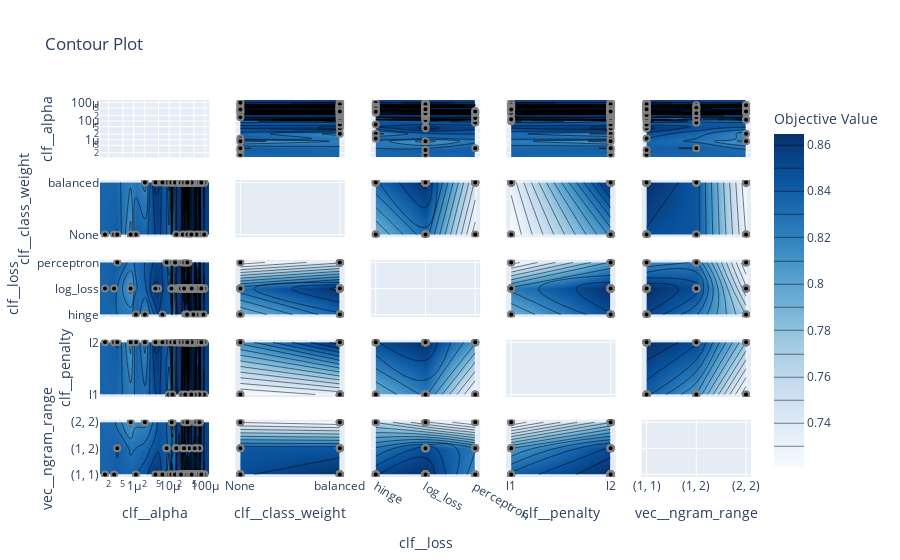

Source (notebook cell):
### Markdown cell above
*plot_contour(study)*

**Purpose:** This creates a contour plot to visualize the relationship between two or three hyperparameters.

**Insights:** It helps in understanding the interaction between parameters and can identify areas where the objective function (like accuracy or loss) is optimized. It's beneficial for pinpointing optimal parameter ranges.

### Code cell
plot_contour(study)
